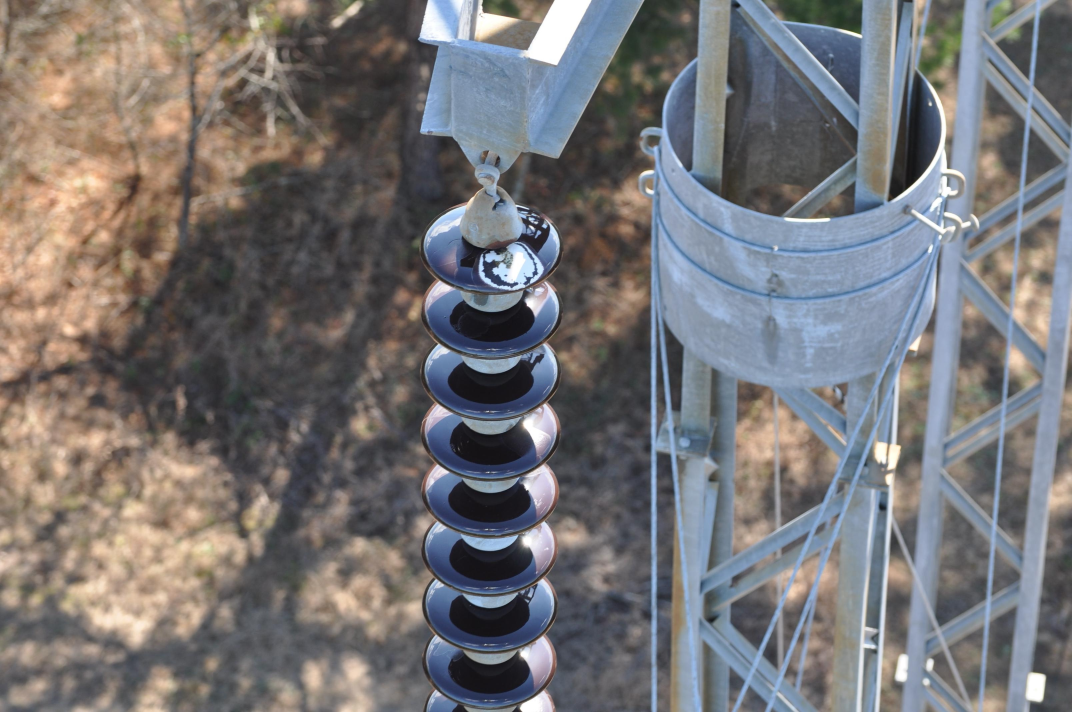
#> input picture training/datasets/staging/upload_batch_20260415_140801_b1fd85b1/payload/standalone_busbar_e2e/images/e2e_002.jpg, 3216 x 2136 px (shown at 1/3 size)
$ python -i temporal_reid.py   (imports and definitions only)   (older library calls are emulated)
#> lines starting #> are read from the running program, lines starting #| are printed output that depends on the picture
"""
时序ReID模块 - 缺陷跟踪与重识别
输变电激光星芒破夜绘明监测平台

功能:
- 跨时间帧的缺陷重识别 (Re-Identification)
- 时序特征提取与匹配
- 缺陷轨迹追踪
- 支持母线巡视、主变巡视等多种场景

技术实现:
- 基于深度学习的外观特征提取
- 时空注意力机制
- 自适应匹配策略
"""

from __future__ import annotations
import logging
import time
from dataclasses import dataclass, field
from enum import Enum
from typing import Any, Dict, List, Optional, Tuple
from collections import deque
import numpy as np

logger = logging.getLogger(__name__)

# 尝试导入深度学习框架
try:
    import torch
    import torch.nn as nn
    import torch.nn.functional as F
    TORCH_AVAILABLE = True
except ImportError:
    TORCH_AVAILABLE = False
    torch = None
    nn = None


class DefectType(Enum):
    """缺陷类型"""
    CRACK = "crack"                     # 裂纹
    PIN_MISSING = "pin_missing"         # 销钉缺失
    FOREIGN_OBJECT = "foreign_object"   # 异物
    CORROSION = "corrosion"             # 腐蚀
    DEFORMATION = "deformation"         # 变形
    OIL_LEAK = "oil_leak"               # 渗漏油
    RUST = "rust"                       # 锈蚀
    UNKNOWN = "unknown"


@dataclass
class DefectFeature:
    """缺陷特征描述"""
    feature_id: str
    defect_type: DefectType
    appearance_feature: np.ndarray      # 外观特征向量 (128维或256维)
    position_feature: np.ndarray        # 位置特征 (x, y, w, h)
    texture_feature: Optional[np.ndarray] = None  # 纹理特征
    temporal_feature: Optional[np.ndarray] = None # 时序特征
    confidence: float = 0.0
    timestamp: float = 0.0
    frame_id: int = 0
    metadata: Dict[str, Any] = field(default_factory=dict)


@dataclass
class DefectTrack:
    """缺陷轨迹"""
    track_id: str
    defect_type: DefectType
    features: List[DefectFeature] = field(default_factory=list)
    first_seen: float = 0.0
    last_seen: float = 0.0
    state: str = "active"  # active, lost, removed
    hit_count: int = 0
    miss_count: int = 0
    max_history: int = 100

    # [8 lines left out: function add_feature, not called in this run]

    def mark_miss(self):
        """标记丢失"""
        self.miss_count += 1

    # [20 lines left out: functions get_averaged_feature, get_velocity, not called in this run]


@dataclass
class TemporalReIDConfig:
    """时序ReID配置"""
    # 特征提取
    feature_dim: int = 256
    use_texture_feature: bool = True
    use_temporal_attention: bool = True

    # 匹配参数
    appearance_weight: float = 0.6
    position_weight: float = 0.3
    temporal_weight: float = 0.1
    match_threshold: float = 0.7

    # 轨迹管理
    max_miss_count: int = 10
    min_hit_count: int = 3
    max_tracks: int = 100

    # 时序分析
    temporal_window: int = 30  # 帧数
    growth_analysis_interval: int = 10  # 增长分析间隔

    # 设备
    device: str = "cpu"


class AppearanceEncoder:
    """外观特征编码器"""

    def __init__(self, feature_dim: int = 256):
        self.feature_dim = feature_dim
        self._model = None
        self._initialized = False

    def encode(self, image: np.ndarray) -> np.ndarray:
        """
        提取外观特征

        Args:
            image: 缺陷区域图像 (H, W, C)

        Returns:
            特征向量 (feature_dim,)
        """
        if image is None or image.size == 0:
            return np.zeros(self.feature_dim)

        # 模拟特征提取 (实际应使用深度学习模型)
        # 使用颜色直方图 + 边缘特征作为基础特征
        try:
            # 颜色特征
            color_hist = self._compute_color_histogram(image)

            # 边缘特征
            edge_feat = self._compute_edge_features(image)

            # 纹理特征
            texture_feat = self._compute_texture_features(image)

            # 组合特征
            combined = np.concatenate([color_hist, edge_feat, texture_feat])

            # 归一化到目标维度
            if len(combined) < self.feature_dim:
                combined = np.pad(combined, (0, self.feature_dim - len(combined)))
            else:
                combined = combined[:self.feature_dim]

            # L2归一化
            norm = np.linalg.norm(combined)
            if norm > 0:
                combined = combined / norm

            return combined.astype(np.float32)

        except Exception as e:
            logger.warning(f"特征提取失败: {e}")
            return np.zeros(self.feature_dim, dtype=np.float32)

    def _compute_color_histogram(self, image: np.ndarray, bins: int = 32) -> np.ndarray:
        """计算颜色直方图"""
        if len(image.shape) == 2:
            hist, _ = np.histogram(image.flatten(), bins=bins, range=(0, 256))
            return hist.astype(np.float32) / (hist.sum() + 1e-6)

        hists = []
        for c in range(min(3, image.shape[2])):
            hist, _ = np.histogram(image[:, :, c].flatten(), bins=bins, range=(0, 256))
            hists.append(hist.astype(np.float32) / (hist.sum() + 1e-6))
        return np.concatenate(hists)

    def _compute_edge_features(self, image: np.ndarray) -> np.ndarray:
        """计算边缘特征"""
        try:
            import cv2
            if len(image.shape) == 3:
                gray = cv2.cvtColor(image, cv2.COLOR_BGR2GRAY)
            else:
                gray = image

            # Sobel边缘
            sobel_x = cv2.Sobel(gray, cv2.CV_64F, 1, 0, ksize=3)
            sobel_y = cv2.Sobel(gray, cv2.CV_64F, 0, 1, ksize=3)

            # 边缘幅度
            magnitude = np.sqrt(sobel_x**2 + sobel_y**2)

            # 统计特征
            features = [
                np.mean(magnitude),
                np.std(magnitude),
                np.max(magnitude),
                np.percentile(magnitude, 75),
                np.percentile(magnitude, 90),
            ]

            # 边缘直方图
            hist, _ = np.histogram(magnitude.flatten(), bins=20, range=(0, 255))
            hist = hist.astype(np.float32) / (hist.sum() + 1e-6)

            return np.concatenate([features, hist]).astype(np.float32)

        except ImportError:
            # OpenCV不可用，返回随机特征
            return np.random.randn(25).astype(np.float32)

    def _compute_texture_features(self, image: np.ndarray) -> np.ndarray:
        """计算纹理特征 (LBP-like)"""
        try:
            import cv2
            if len(image.shape) == 3:
                gray = cv2.cvtColor(image, cv2.COLOR_BGR2GRAY)
            else:
                gray = image

            # 简化的LBP计算
            h, w = gray.shape
            if h < 3 or w < 3:
                return np.zeros(32, dtype=np.float32)

            # 计算梯度
            gx = cv2.Sobel(gray, cv2.CV_64F, 1, 0, ksize=1)
            gy = cv2.Sobel(gray, cv2.CV_64F, 0, 1, ksize=1)

            # 梯度方向直方图
            angle = np.arctan2(gy, gx) * 180 / np.pi
            angle = (angle + 180) % 360

            hist, _ = np.histogram(angle.flatten(), bins=32, range=(0, 360))
            return hist.astype(np.float32) / (hist.sum() + 1e-6)

        except ImportError:
            return np.random.randn(32).astype(np.float32)


class TemporalAttention:
    """时序注意力机制"""

    # [43 lines left out: functions __init__, compute_attention, not called in this run]


class TemporalReIDModule:
    """
    时序ReID模块

    实现跨时间帧的缺陷重识别和跟踪
    """

    # [254 lines left out: functions __init__, process_frame, _extract_defect_feature, _match_features, _compute_similarity, _compute_iou, not called in this run]

    def _is_similar_position(self, pos1: np.ndarray, pos2: np.ndarray, threshold: float = 0.5) -> bool:
        """判断位置是否相似"""
        return self._compute_iou(pos1, pos2) > threshold

    # [30 lines left out: functions _create_new_track, _cleanup_old_tracks, not called in this run]

    def get_track(self, track_id: str) -> Optional[DefectTrack]:
        """获取轨迹"""
        return self.tracks.get(track_id)

    def get_active_tracks(self) -> List[DefectTrack]:
        """获取活跃轨迹"""
        return [t for t in self.tracks.values() if t.state == "active"]

    # [10 lines left out: function get_statistics, not called in this run]


# =============================================================================
# 裂纹增长分析模块
# =============================================================================

@dataclass
class CrackGrowthPoint:
    """裂纹生长点"""
    timestamp: float
    length: float           # 裂纹长度
    width: float            # 裂纹宽度
    area: float             # 裂纹面积
    orientation: float      # 裂纹方向 (角度)
    severity: float         # 严重程度 [0, 1]
    confidence: float
    metadata: Dict[str, Any] = field(default_factory=dict)


@dataclass
class CrackGrowthAnalysis:
    """裂纹增长分析结果"""
    track_id: str
    growth_rate: float              # 增长率 (像素/天)
    growth_trend: str               # 增长趋势: stable, slow, moderate, rapid
    predicted_length: float         # 预测长度 (7天后)
    days_to_critical: Optional[float]  # 距离临界的天数
    risk_level: str                 # 风险等级: low, medium, high, critical
    confidence: float
    history: List[CrackGrowthPoint] = field(default_factory=list)
    metadata: Dict[str, Any] = field(default_factory=dict)


class CrackGrowthAnalyzer:
    """
    裂纹增长分析器

    分析裂纹随时间的扩展趋势，预测未来发展
    """

    # 风险阈值
    RISK_THRESHOLDS = {
        "length": {
            "low": 5.0,         # mm
            "medium": 15.0,
            "high": 30.0,
            "critical": 50.0
        },
        "growth_rate": {
            "stable": 0.1,      # mm/day
            "slow": 0.5,
            "moderate": 1.0,
            "rapid": 2.0
        }
    }

    # [258 lines left out: functions __init__, add_observation, analyze_growth, _analyze_crack_geometry, _compute_growth_rate, _classify_growth_trend and 2 more, not called in this run]

    def get_history(self, track_id: str) -> List[CrackGrowthPoint]:
        """获取历史记录"""
        return self._history.get(track_id, [])

    # [6 lines left out: function clear_history, not called in this run]


# =============================================================================
# 导出
# =============================================================================

__all__ = [
    "DefectType",
    "DefectFeature",
    "DefectTrack",
    "TemporalReIDConfig",
    "TemporalReIDModule",
    "CrackGrowthPoint",
    "CrackGrowthAnalysis",
    "CrackGrowthAnalyzer",
    "AppearanceEncoder",
    "TemporalAttention"
]

>>> import cv2
>>> picture = cv2.imread('../../training/datasets/staging/upload_batch_20260415_140801_b1fd85b1/payload/standalone_busbar_e2e/images/e2e_002.jpg')
#> picture is the input picture: shape (2136, 3216, 3); mean B, G, R 117.6, 116.2, 118.4
>>> result = AppearanceEncoder().encode(picture)
#> after the loop in _compute_color_histogram, `for c in range(min(3, image.shape[2])):`: hists = 3 items
#> in encode, `color_hist = self._compute_color_histogram(image)`: color_hist = 96 values, max 0.0791 at index 50, min 0 at index 0, mean 0.0312
#> in _compute_edge_features, `gray = cv2.cvtColor(image, cv2.COLOR_BGR2GRAY)`:
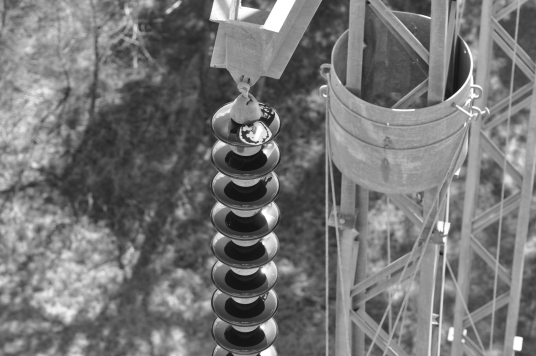
#> gray: shape (2136, 3216) (shown at 1/6 size); min 10, max 255, mean 117
#> in _compute_edge_features, `sobel_x = cv2.Sobel(gray, cv2.CV_64F, 1, 0, ksize=3)`:
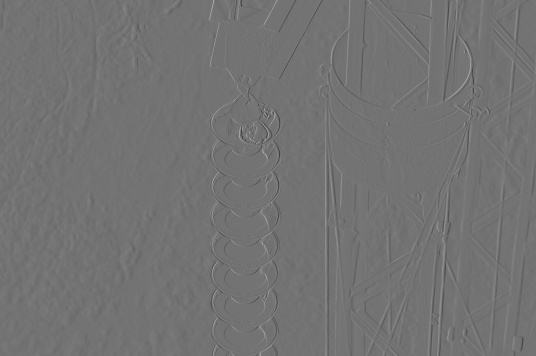
#> sobel_x: shape (2136, 3216) float64 (shown at 1/6 size); min -493, max 597, mean 0; drawn with min black and max white
#> in _compute_edge_features, `magnitude = np.sqrt(sobel_x**2 + sobel_y**2)`:
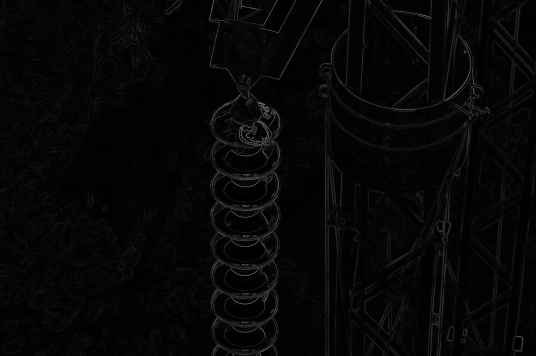
#> magnitude: shape (2136, 3216) float64 (shown at 1/6 size); min 0, max 686.9, mean 18.5; drawn with min black and max white
#> in _compute_edge_features, `features = [ np.mean(magnitude), np.std(magnitude), np.max(magnitude),..`: features = [18.48, 30.13, 686.9, 19.65, 34.18]
#> in _compute_edge_features, `hist, _ = np.histogram(magnitude.flatten(), bins=20, range=(0, 255))`: hist = 20 values, max 3922382 at index 0, min 3423 at index 19, mean 342291.8
#> in _compute_edge_features, `hist = hist.astype(np.float32) / (hist.sum() + 1e-6)`: hist = 20 values, max 0.573 at index 0, min 0.0005 at index 19, mean 0.05
#> in encode, `edge_feat = self._compute_edge_features(image)`: edge_feat = 25 values, max 686.9 at index 2, min 0.0005 at index 24, mean 31.61
#> in _compute_texture_features, `angle = (angle + 180) % 360`:
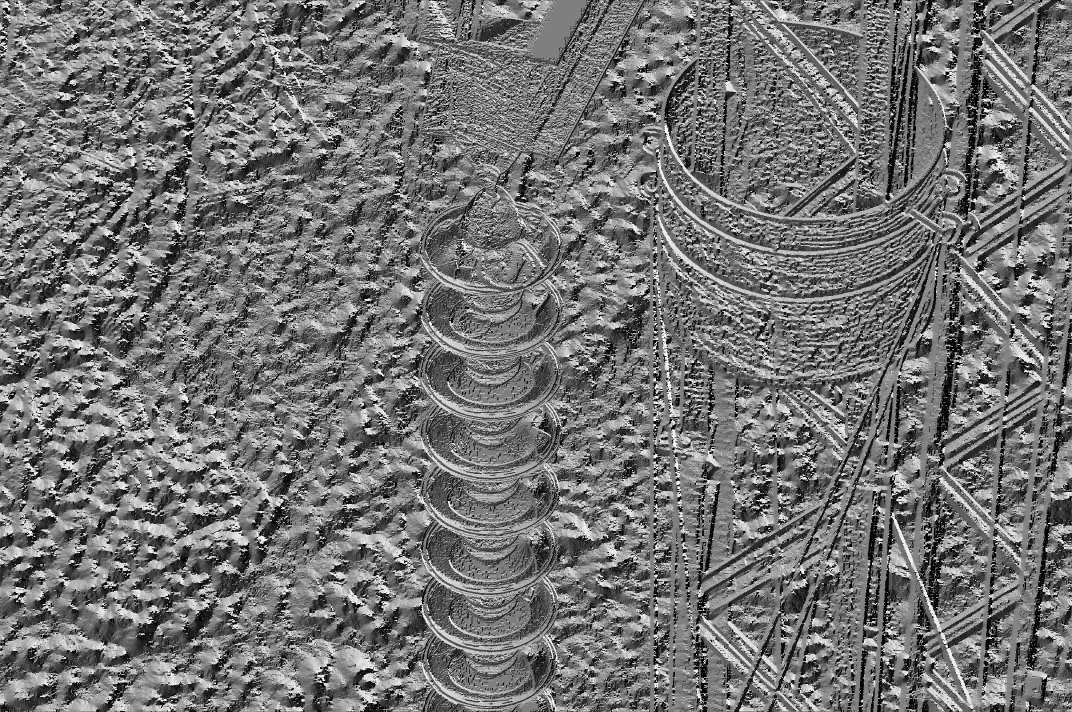
#> angle: shape (2136, 3216) float64 (shown at 1/3 size); min 0, max 359.5, mean 163.4; drawn with min black and max white
#> in _compute_texture_features, `hist, _ = np.histogram(angle.flatten(), bins=32, range=(0, 360))`: hist = 32 values, max 979555 at index 16, min 29858 at index 7, mean 214668
#> in encode, `texture_feat = self._compute_texture_features(image)`: texture_feat = 32 values, max 0.143 at index 16, min 0.00435 at index 7, mean 0.0312
#> in encode, `combined = np.concatenate([color_hist, edge_feat, texture_feat])`: combined = 153 values, max 686.9 at index 98, min 0 at index 0, mean 5.19
#> in encode, `combined = np.pad(combined, (0, self.feature_dim - len(combined)))`: combined = 256 values, max 686.9 at index 98, min 0 at index 0, mean 3.1
#> in encode, `norm = np.linalg.norm(combined)`: norm = 688.9
#> in encode, `combined = combined / norm`: combined = 256 values, max 0.997 at index 98, min 0 at index 0, mean 0.0045
#> result has the same summary as combined in encode

$ run again, on training/datasets/staging/upload_batch_20260415_140801_b1fd85b1/payload/standalone_busbar_e2e/images/e2e_003.jpg
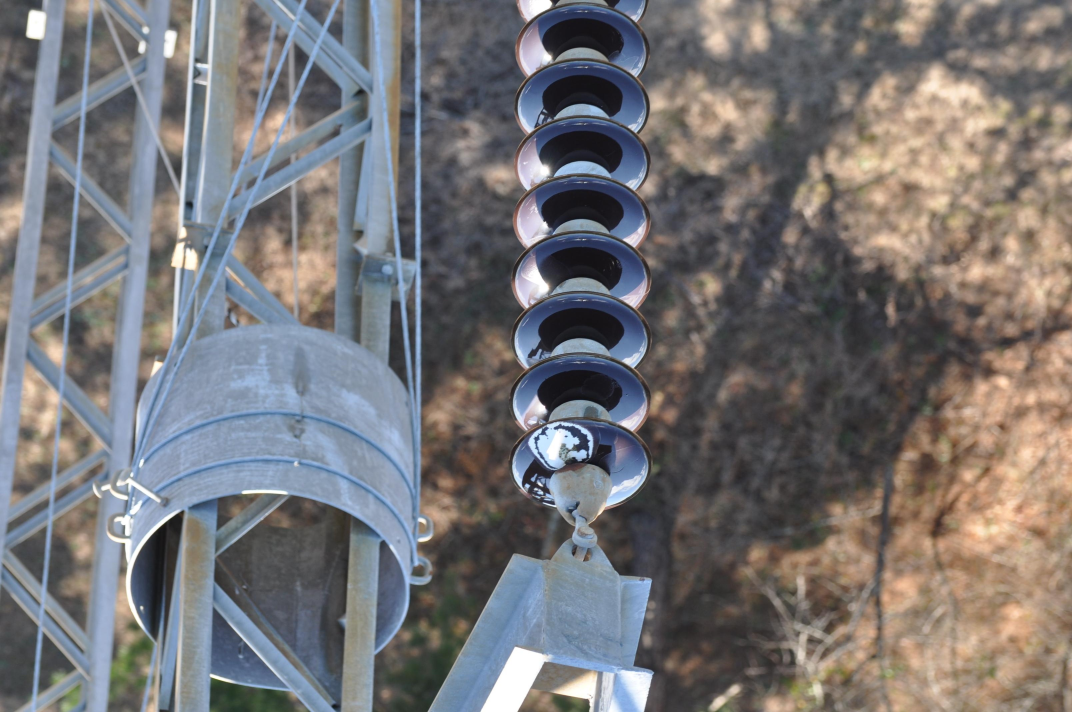
#> input picture training/datasets/staging/upload_batch_20260415_140801_b1fd85b1/payload/standalone_busbar_e2e/images/e2e_003.jpg, 3216 x 2136 px (shown at 1/3 size)
#> picture is the input picture: shape (2136, 3216, 3); mean B, G, R 117.6, 116.2, 118.4
#> after the loop in _compute_color_histogram, `for c in range(min(3, image.shape[2])):`: hists = 3 items
#> color_hist = 96 values, max 0.0791 at index 50, min 0 at index 0, mean 0.0312
#> in _compute_edge_features, `magnitude = np.sqrt(sobel_x**2 + sobel_y**2)`:
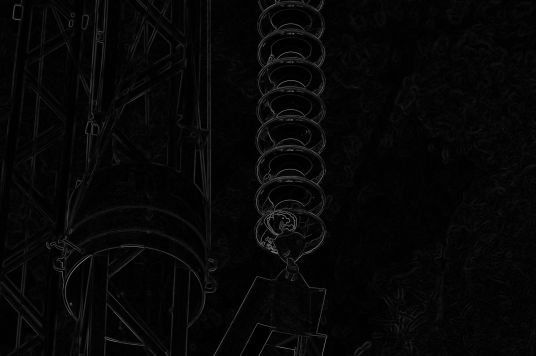
#> magnitude: shape (2136, 3216) float64 (shown at 1/6 size); min 0, max 685.6, mean 18.5; drawn with min black and max white
#> features = [18.48, 30.13, 685.6, 19.65, 34.18]
#> in _compute_edge_features, `hist, _ = np.histogram(magnitude.flatten(), bins=20, range=(0, 255))`: hist = 20 values, max 3922463 at index 0, min 3429 at index 19, mean 342291.7
#> in _compute_edge_features, `hist = hist.astype(np.float32) / (hist.sum() + 1e-6)`: hist = 20 values, max 0.573 at index 0, min 0.000501 at index 19, mean 0.05
#> edge_feat = 25 values, max 685.6 at index 2, min 0.000501 at index 24, mean 31.56
#> in _compute_texture_features, `angle = (angle + 180) % 360`:
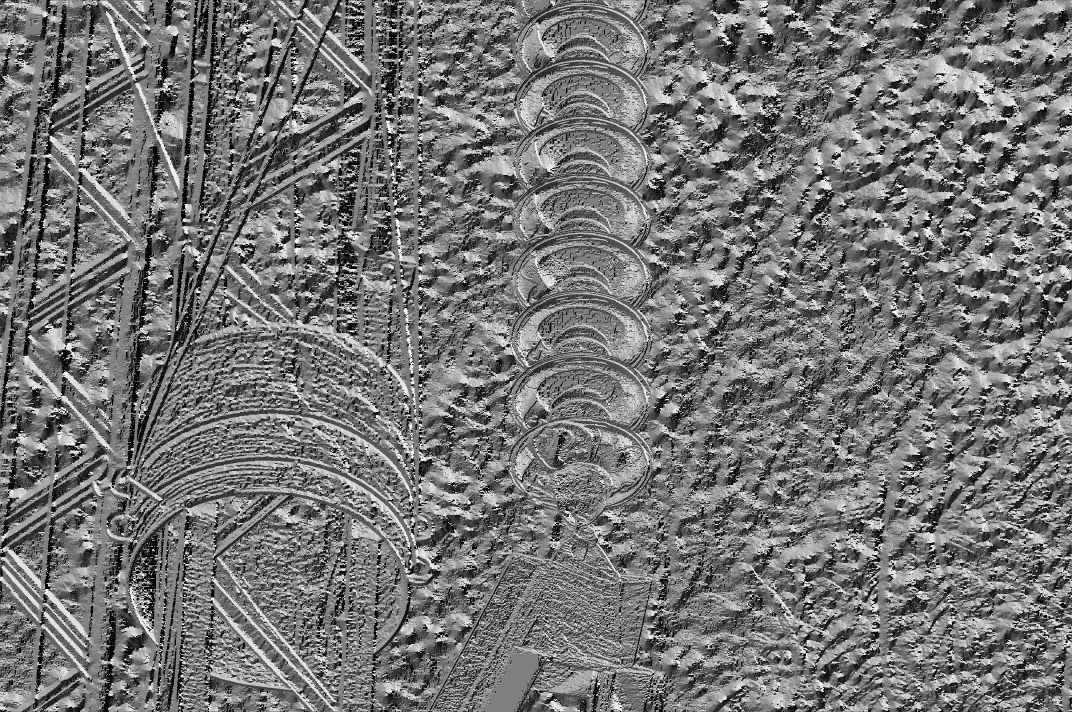
#> angle: shape (2136, 3216) float64 (shown at 1/3 size); min 0, max 359.4, mean 165.8; drawn with min black and max white
#> in _compute_texture_features, `hist, _ = np.histogram(angle.flatten(), bins=32, range=(0, 360))`: hist = 32 values, max 959879 at index 16, min 29862 at index 23, mean 214668
#> texture_feat = 32 values, max 0.14 at index 16, min 0.00435 at index 23, mean 0.0312
#> in encode, `combined = np.concatenate([color_hist, edge_feat, texture_feat])`: combined = 153 values, max 685.6 at index 98, min 0 at index 0, mean 5.18
#> in encode, `combined = np.pad(combined, (0, self.feature_dim - len(combined)))`: combined = 256 values, max 685.6 at index 98, min 0 at index 0, mean 3.1
#> norm = 687.6
#> in encode, `combined = combined / norm`: combined = 256 values, max 0.997 at index 98, min 0 at index 0, mean 0.0045
#> result has the same summary as combined in encode
